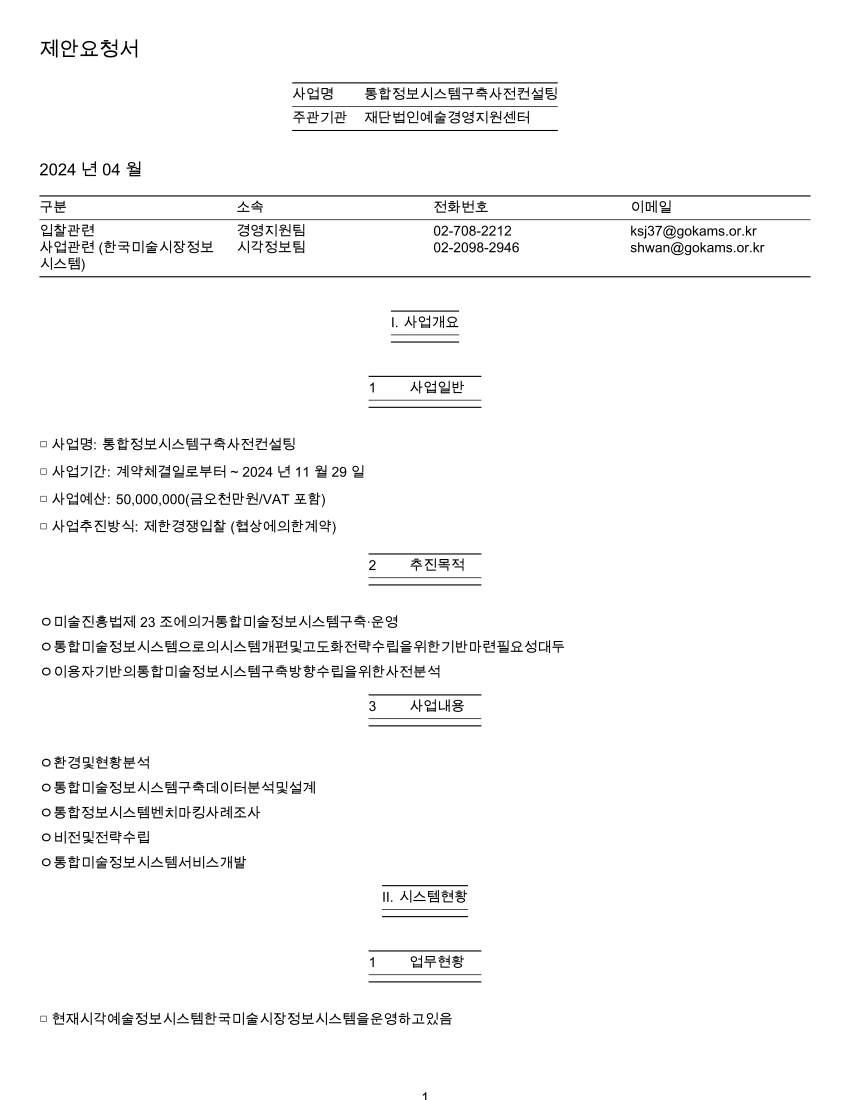

Write Python code to recreate this figure.
import sys
import platform
import shutil
from pathlib import Path
import pypandoc
from matplotlib import font_manager

sys.path.insert(0, str(Path(__file__).parent.parent))

from helper_hwp import hwp_to_markdown

def get_available_korean_font() -> str:
    """시스템에서 사용 가능한 한글 폰트 반환
    
    Returns:
        str: 사용 가능한 폰트명
        
    Raises:
        SystemExit: 한글 폰트가 없을 경우
    """
    system = platform.system()
    
    # 우선순위별 폰트 목록 (유니코드 포괄 범위 우선)
    if system == "Windows":
        font_candidates = ["Arial Unicode MS", "NotoSans CJK KR", "Malgun Gothic", "맑은 고딕"]
        install_url = "https://github.com/notofonts/noto-cjk/releases (Noto Sans CJK)"
    else:  # Linux/macOS
        font_candidates = ["Noto Sans CJK KR", "NanumGothic"]
        install_url = "sudo apt install fonts-noto-cjk (Ubuntu/Debian)"
    
    # 시스템 폰트 목록 조회
    available_fonts = {f.name for f in font_manager.fontManager.ttflist}
    
    # 우선순위대로 확인
    for font in font_candidates:
        if font in available_fonts:
            return font
    
    # 폰트 없음
    print(f"\n[오류] 한글 폰트를 찾을 수 없습니다.")
    print(f"설치 필요: {', '.join(font_candidates[:2])}")
    print(f"설치 방법: {install_url}")
    sys.exit(1)

def test_hwp_to_markdown_pdf() -> None:
    """HWP → Markdown → PDF 변환 테스트 (한글 지원)"""
    # XeLaTeX 경로 확인 및 설정
    xelatex_path = shutil.which("xelatex")
    
    if not xelatex_path:
        # Windows MiKTeX 기본 경로 확인
        miktex_paths = [
            r"C:\Program Files\MiKTeX\miktex\bin\x64",
            r"C:\Program Files (x86)\MiKTeX\miktex\bin\x64",
            r"C:\Users\{}\AppData\Local\Programs\MiKTeX\miktex\bin\x64".format(Path.home().name),
        ]
        
        for miktex_bin in miktex_paths:
            if Path(miktex_bin).exists():
                import os
                os.environ["PATH"] = f"{miktex_bin};{os.environ['PATH']}"
                xelatex_path = shutil.which("xelatex")
                if xelatex_path:
                    print(f"XeLaTeX 경로 설정: {miktex_bin}")
                    break
        
        if not xelatex_path:
            print("\n[오류] XeLaTeX을 찾을 수 없습니다.")
            print("MiKTeX 설치: https://miktex.org/download")
            print("\n수동 PATH 추가:")
            print('  setx PATH "%PATH%;C:\\Program Files\\MiKTeX\\miktex\\bin\\x64"')
            sys.exit(1)
    
    hwp_path = Path(__file__).parent / "test.hwp"
    pdf_path = Path(__file__).parent / "test_hwp_to_markdown_pdf.pdf"
    md_path = Path(__file__).parent / "test_hwp_to_markdown_pdf.md"
    header_path = Path(__file__).parent / "test_hwp_to_markdown_pdf.tex"
    
    md_content = hwp_to_markdown(str(hwp_path))
    md_path.write_text(md_content, encoding="utf-8")
    
    mainfont = get_available_korean_font()
    bold_font = f"{mainfont} Bold" if "Malgun Gothic" in mainfont else mainfont
    print(f"사용 폰트: {mainfont}")
    
    # LaTeX 헤더 파일 생성
    header_content = (
        r"\usepackage{fontspec}" "\n"
        rf"\setmainfont{{{mainfont}}}[BoldFont={{{bold_font}}}]" "\n"
        rf"\setsansfont{{{mainfont}}}" "\n"
        rf"\setmonofont{{{mainfont}}}" "\n"
        r"\usepackage{xeCJK}" "\n"
        rf"\setCJKmainfont{{{mainfont}}}[BoldFont={{{bold_font}}}]" "\n"
        r"\usepackage[margin=1cm]{geometry}"
    )
    header_path.write_text(header_content, encoding="utf-8")
    
    pypandoc.convert_file(
        str(md_path),
        "pdf",
        outputfile=str(pdf_path),
        extra_args=[
            "--pdf-engine=xelatex",
            f"--include-in-header={header_path}",
        ],
    )
    
    print(f"변환 완료: {md_path}")
    print(f"변환 완료: {pdf_path}")

if __name__ == "__main__":
    test_hwp_to_markdown_pdf()
